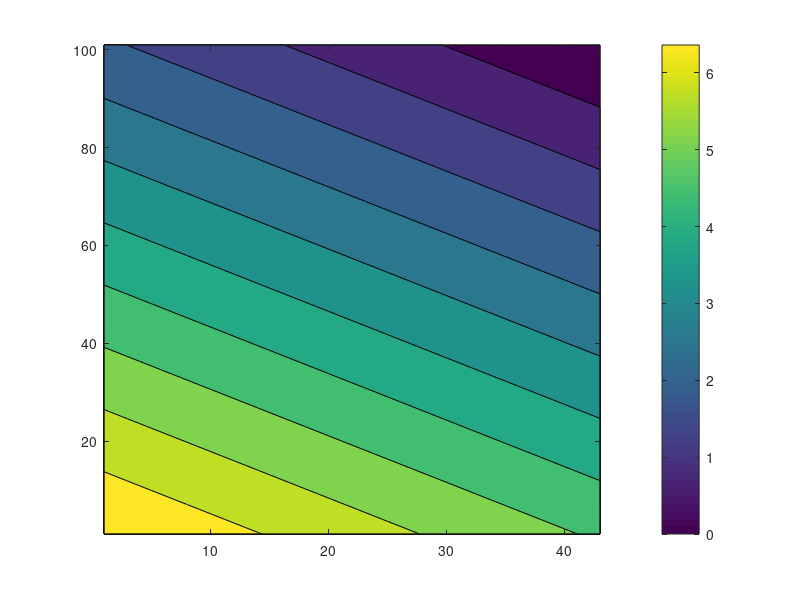

MATLAB code to generate this figure: (Note: this script raises an error after producing the figure.)
close all
clear all

xi=90;
yi=43;
zi=101;

ts=7; % surface temperature south
tn=5; % surface temperature north
dt=5; % surface temp minus bottom temp
dp=2e3;

y=linspace(0,1,yi);

tsn= ts+(tn-ts)*y;
tsn=repmat(tsn,[xi 1]);
tsn=repmat(permute(tsn,[3,2,1]),[zi 1 1]);

dt=-dt*linspace(0,1,zi);
dt=repmat(dt,[yi 1]);
dt=repmat(permute(dt,[2,1,3]),[1 1 xi]);

dp=dp*linspace(0,1,zi);
dp=repmat(dp,[yi 1]);
p=repmat(permute(dp,[2,1,3]),[1 1 xi]);

ct=tsn+dt;
s=0*ct+35;


contourf(squeeze(ct(:,:,1)))
colorbar()
figure()
rpot=gsw_rho(s,ct,0*ct);
contourf(squeeze(rpot(:,:,1)))
colorbar()

lats=[-84:4:84];
lats=repmat(lats,[xi 1]);
lats=repmat(permute(lats,[3,2,1]),[zi 1 1]);

longs=[0:4:356];
longs=repmat(longs,[yi 1]);
longs=repmat(permute(longs,[3,1,2]),[zi 1 1]);


b=1./(gsw_rho(s,ct,p).*gsw_alpha(s,ct,p));

vars = {'s','ct','p','lats','longs'};
%vars = {'s','ct','p'};
save('data/input_data.mat',vars{:})

save('data/b.mat','b')




